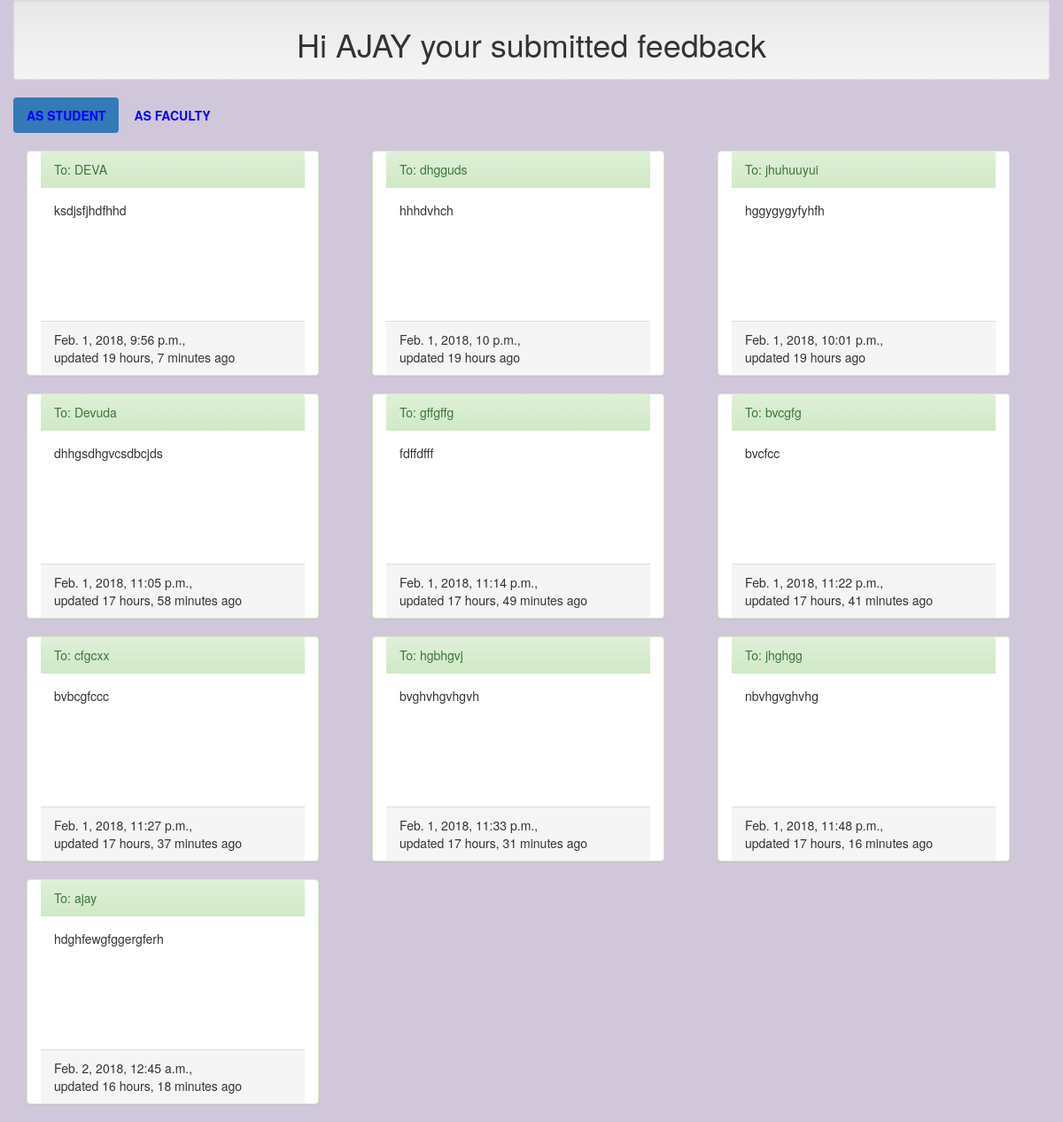
/feedback/detail (signed in), run on the app's committed database.
### feed/models.py (models this page shows, shortened)
class StudentsFeedback(models.Model):
    owner = models.ForeignKey(User, on_delete=models.CASCADE)
    department = models.CharField(max_length=150, choices=dept_drop, default='choose')
    year = models.CharField(max_length=150, choices=year_drop, default='choose')
    semester = models.CharField(max_length=150, choices=semester_drop, default='choose')
    staffName = models.CharField(max_length=150)
    feedback = models.TextField(max_length=1000)
    timestamp = models.DateTimeField(auto_now_add=True)
    updated = models.DateTimeField(auto_now=True)

### feed/views.py (the view)
# urls.py: url(r'^feedback/detail', FeedBackDetailVeiw, name="feedbackdetail"),
def FeedBackDetailVeiw(request):
    if request.user.is_authenticated:
        queryset1 = StudentsFeedback.objects.filter(owner=request.user)
        queryset2 = FacultyFeedback.objects.filter(owner=request.user)
        context = {
            'objects': queryset1,
            'object1': queryset2
        }
        return render(request, 'feed/feedbackdetail.html', context)
    else:
        return redirect("/")

### feed/templates/feed/feedbackdetail.html (shortened to what this page needs)
{% extends 'feed/link.html' %}
{% block link %}
    <body>
    <div class="container">
        <div class="row">
            <div class="well well-sm">
                <center><h1>Hi {{ user.username }} your submitted feedback</h1></center>
            </div>
            <ul class="nav nav-pills red">
                <li class="active"><a data-toggle="tab" href="#div1">AS STUDENT</a></li>
                <li><a data-toggle="tab" href="#div2">AS FACULTY</a></li>
            </ul>
            <br>
            <div class="tab-content">
                <div id="div1" class="tab-pane fade in active">
                    {% for obj in objects %}
                        <div class="col-lg-4 col-md-4 col-sm-12 col-xs-12">
                    <span class="panel panel-success col-lg-11 col-md-11 col-sm-12 col-xs-12">
                        <div class="panel-heading">To: {{ obj.staffName }}</div>
                        <div class="panel-body">{{ obj.feedback }}</div>
                        <div class="panel-footer">{{ obj.timestamp }}, <br>updated {{ obj.updated|timesince }} ago</div>
                    </span>
                        </div>
                    {% endfor %}
                </div>
            </div>
        </div>
    </div>
    </body>
    </html>
{% endblock %}

### data on the page
StudentsFeedback: staffName "DEVA", feedback "ksdjsfjhdfhhd", timestamp "Feb. 1, 2018, 9:56 p.m.", updated "19 hours, 7 minutes"
StudentsFeedback: staffName "dhgguds", feedback "hhhdvhch", timestamp "Feb. 1, 2018, 10 p.m.", updated "19 hours"
StudentsFeedback: staffName "jhuhuuyui", feedback "hggygygyfyhfh", timestamp "Feb. 1, 2018, 10:01 p.m.", updated "19 hours"
StudentsFeedback: staffName "Devuda", feedback "dhhgsdhgvcsdbcjds", timestamp "Feb. 1, 2018, 11:05 p.m.", updated "17 hours, 58 minutes"
StudentsFeedback: staffName "gffgffg", feedback "fdffdfff", timestamp "Feb. 1, 2018, 11:14 p.m.", updated "17 hours, 49 minutes"
StudentsFeedback: staffName "bvcgfg", feedback "bvcfcc", timestamp "Feb. 1, 2018, 11:22 p.m.", updated "17 hours, 41 minutes"
StudentsFeedback: staffName "cfgcxx", feedback "bvbcgfccc", timestamp "Feb. 1, 2018, 11:27 p.m.", updated "17 hours, 37 minutes"
StudentsFeedback: staffName "hgbhgvj", feedback "bvghvhgvhgvh", timestamp "Feb. 1, 2018, 11:33 p.m.", updated "17 hours, 31 minutes"
StudentsFeedback: staffName "jhghgg", feedback "nbvhgvghvhg", timestamp "Feb. 1, 2018, 11:48 p.m.", updated "17 hours, 16 minutes"
StudentsFeedback: staffName "ajay", feedback "hdghfewgfggergferh", timestamp "Feb. 2, 2018, 12:45 a.m.", updated "16 hours, 18 minutes"

### other printed values
{{ user.username }} "AJAY"
